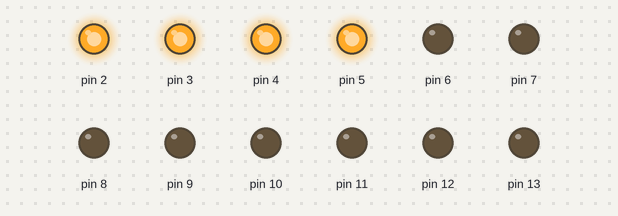
Bench run of a sketch on a simulated Arduino Uno, built with avr-gcc and run on an emulated ATmega328P. Shown: output pins drawn as LEDs (lit = HIGH).

Above: at 0.2 s.
At 1.2 s:
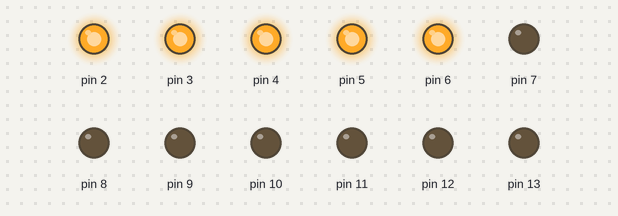
At 3.2 s:
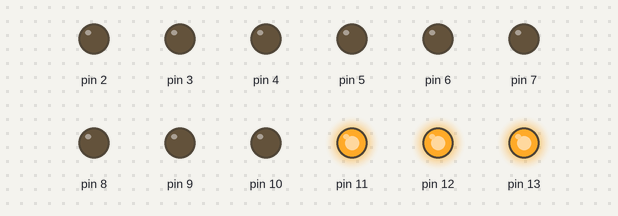
At 5.7 s:
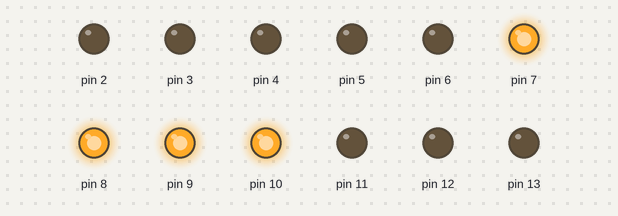
At 7.7 s:
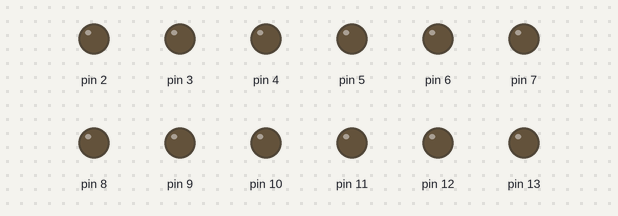
Timing chart, 0 to 8.1 s (numbered marks = the images above):
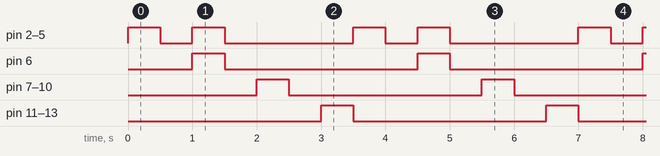

The sketch:

isef_PROJECT.ino
```cpp
void setup()
{
  pinMode(2, OUTPUT);
  pinMode(3, OUTPUT);
  pinMode(4, OUTPUT);
  pinMode(5, OUTPUT);
  pinMode(6, OUTPUT);
  pinMode(7, OUTPUT);
  pinMode(8, OUTPUT);
  pinMode(9, OUTPUT);
  pinMode(10, OUTPUT);
  pinMode(11, OUTPUT);
  pinMode(12, OUTPUT);
  pinMode(13, OUTPUT);

}
void loop(){
  digitalWrite(2, HIGH);
  digitalWrite(3, HIGH);
  digitalWrite(4, HIGH);
  digitalWrite(5, HIGH);
  delay(500);
  digitalWrite(2, LOW);
  digitalWrite(3, LOW);
  digitalWrite(4, LOW);
  digitalWrite(5, LOW);
  delay(500);
  digitalWrite(6, HIGH);
  digitalWrite(5, HIGH);
  digitalWrite(4, HIGH);
  digitalWrite(3, HIGH);
  digitalWrite(2, HIGH);
  delay(500);
  digitalWrite(6, LOW);
  digitalWrite(5, LOW);
  digitalWrite(4, LOW);
  digitalWrite(3, LOW);
  digitalWrite(2, LOW);
  delay(500);
  digitalWrite(7, HIGH);
  digitalWrite(8, HIGH);
  digitalWrite(9, HIGH);
  digitalWrite(10, HIGH);
  delay(500);
  digitalWrite(7, LOW);
  digitalWrite(8, LOW);
  digitalWrite(9, LOW);
  digitalWrite(10, LOW);
  delay(500);
  digitalWrite(11, HIGH);
  digitalWrite(12, HIGH);
  digitalWrite(13, HIGH);
  delay(500);
  digitalWrite(11, LOW);
  digitalWrite(12, LOW);
  digitalWrite(13, LOW);

 }
```

Measured:
- by itself, pin 2–5: repeats every 3.5 s: LOW 0.50 s, HIGH 0.50 s, LOW 2.0 s, HIGH 0.50 s
- by itself, pin 6–13: alternates HIGH for 0.50 s and LOW for 3.0 s
- by itself, everything shown: repeats every 3.5 s, in 8 steps
